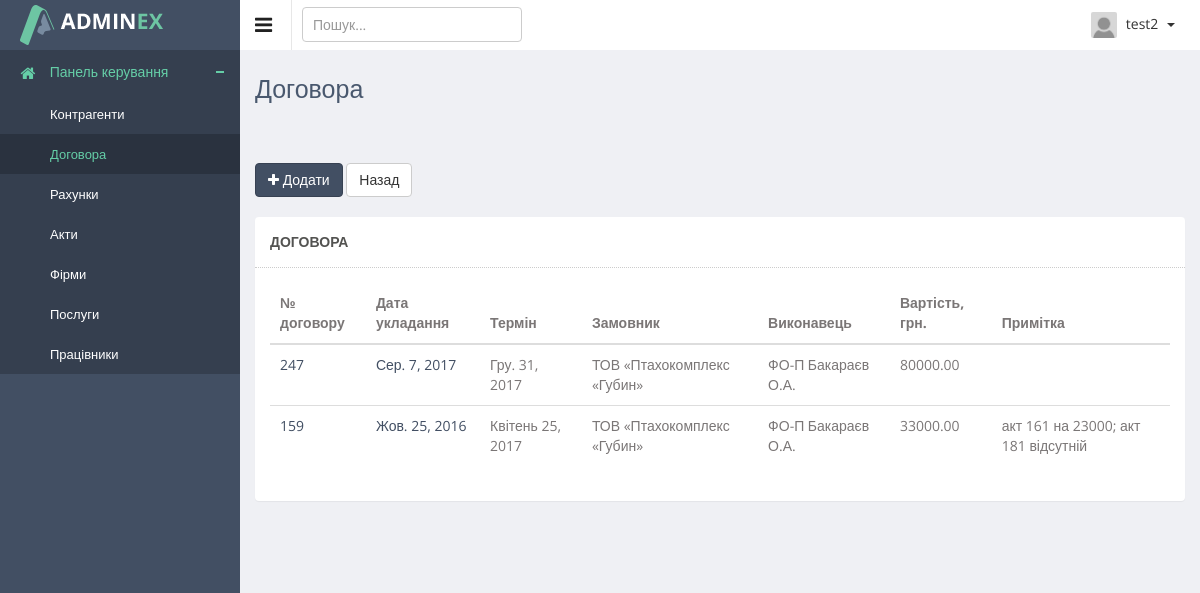
The page /crm/contracts/ (signed in) on the database its author committed.
### authapp/models.py (models this page shows)
class ProjectUser(AbstractUser):
    parent_name = models.CharField(verbose_name='по-батькові', max_length=20, blank=True)
    date_of_birth = models.DateField(verbose_name='дата народження', blank=True, null=True)
    phone1 = models.CharField(verbose_name='номер телефона', max_length=16, blank=True)
    phone2 = models.CharField(verbose_name='номер телефона', max_length=16, blank=True, null=True)
    avatar = models.ImageField(verbose_name='фото', upload_to='users_avatars', blank=True)
    is_dir = models.BooleanField(verbose_name='керівник', default=False)
    is_assistant = models.BooleanField(verbose_name='помічник', default=False)
    is_client = models.BooleanField(verbose_name='клієнт', default=False)
    def __str__(self):
        return self.username

### crmapp/models.py (models this page shows, shortened)
class Contract(models.Model):
    number = models.PositiveIntegerField(verbose_name='№ договору', unique=True)
    date_start = models.DateField(verbose_name='дата укладання')
    date_end = models.DateField(verbose_name='дата закінчення')
    client = models.ForeignKey(Partner, related_name='partner', verbose_name='замовник', on_delete=models.PROTECT)
    performer = models.ForeignKey(Firm, related_name='firm', verbose_name='виконавець', on_delete=models.PROTECT)
    works = models.TextField(verbose_name='предмет договору', help_text='заповніть через ;', blank=True)
    cost = models.DecimalField(verbose_name='вартість робіт', max_digits=10, decimal_places=2, blank=True,
                               default='0.00')
    district = models.CharField(verbose_name='район', max_length=50, blank=True)
    town = models.CharField(verbose_name='населений пункт', max_length=50, blank=True)
    address = models.CharField(verbose_name='адреса', max_length=50, blank=True)
    note = models.TextField(verbose_name='примітка', blank=True)

class Partner(models.Model):
    entity = models.BooleanField(verbose_name='юридична особа', default=False)
    full_name = models.CharField(verbose_name='повна назва підприємства', max_length=150)
    short_name = models.CharField(verbose_name='скорочена назва підприєства', max_length=80)
    inn = models.CharField(verbose_name='ідентификаційний номер', max_length=15, blank=True)
    edrpoy = models.CharField(verbose_name='єдрпоу', max_length=10, blank=True)
    dfro = models.CharField(verbose_name='дфро', max_length=15, blank=True)
    payment_account = models.CharField(verbose_name='розрахунковий рахунок', max_length=20, blank=True)
    bank = models.ForeignKey(Bank, on_delete=models.PROTECT, verbose_name='банк', default='')
    cert_vat = models.CharField(verbose_name='свідоцтво платника пдв', max_length=15, blank=True)
    dir_name = models.CharField(verbose_name='директор', max_length=150, blank=True)
    responsible = models.CharField(verbose_name='відповідальна особа', max_length=150, blank=True)
    phone1 = models.CharField(verbose_name='номер телефона', max_length=16, blank=True)
    phone2 = models.CharField(verbose_name='номер телефона', max_length=16, blank=True)
    phone3 = models.CharField(verbose_name='номер телефона', max_length=16, blank=True)
    email = models.EmailField(verbose_name='email', max_length=100, blank=True)
    zipcode = models.PositiveIntegerField(verbose_name='поштовий індекс', default=0)
    country = models.CharField(verbose_name='країна', max_length=20, default='Україна')
    region = models.CharField(verbose_name='область', max_length=50, default='Волинська обл.')
    district = models.CharField(verbose_name='район', max_length=50, blank=True)
    town = models.CharField(verbose_name='населений пункт', max_length=50, blank=True)
    address = models.CharField(verbose_name='адреса', max_length=50, blank=True)
    def __str__(self):
        return self.short_name

class Firm(models.Model):
    full_name = models.CharField(verbose_name='повна назва підприємства', max_length=150)
    short_name = models.CharField(verbose_name='скорочена назва підприєства', max_length=80)
    inn = models.CharField(verbose_name='ідентификаційний номер', max_length=15, blank=True)
    edrpoy = models.CharField(verbose_name='єдрпоу', max_length=10, blank=True)
    dfro = models.CharField(verbose_name='дфро', max_length=15, blank=True)
    payment_account = models.CharField(verbose_name='розрахунковий рахунок', max_length=20, blank=True)
    bank = models.ForeignKey(Bank, on_delete=models.PROTECT, verbose_name='банк', default='')
    cert_vat = models.CharField(verbose_name='свідоцтво платника пдв', max_length=15, blank=True)
    dir_name = models.CharField(verbose_name='директор', max_length=150, blank=True)
    phone1 = models.CharField(verbose_name='номер телефона', max_length=16, blank=True)
    phone2 = models.CharField(verbose_name='номер телефона', max_length=16, blank=True)
    phone3 = models.CharField(verbose_name='номер телефона', max_length=16, blank=True)
    email = models.EmailField(verbose_name='email', max_length=100, blank=True)
    zipcode = models.PositiveIntegerField(verbose_name='поштовий індекс', default=0)
    country = models.CharField(verbose_name='країна', max_length=20, default='Україна')
    region = models.CharField(verbose_name='область', max_length=50, default='Волинська обл.')
    district = models.CharField(verbose_name='район', max_length=50, blank=True)
    town = models.CharField(verbose_name='населений пункт', max_length=50, blank=True)
    address = models.CharField(verbose_name='адреса', max_length=50, blank=True)
    def __str__(self):
        return self.short_name

### crmapp/views.py (the view)
@login_required
@user_passes_test(lambda user: user.is_assistant or user.is_superuser or user.is_dir)
def contracts_view(request):
    title = 'Договора'
    contracts = Contract.objects.all().order_by('-date_start')
    context = {
        'title': title,
        'object_list': contracts,
    }
    return render(request, 'crmapp/contracts_list.html', context)

### adminapp/templatetags/tags.py (called while the page is built)
@register.filter
def default_avatar(string):
    if not string:
        string = 'users_avatars/gravatar.png'
    new_string = f'{URL_PREFIX}{string}'
    return new_string

### crmapp/templates/crmapp/contracts_list.html (shortened to what this page needs)
{% extends 'mainapp/base.html' %}
{% load staticfiles %}
{% load tags %}
{% block container %}
<div class="directory-info-row">
    <div class="row">
        <div class="col-lg-6">
            <a href="{% url 'crm:contract_create' %}">
                <button class="btn btn-primary" type="button"><i class="fa fa-plus"></i> Додати</button>
            </a>
            <a href="{% url 'crm:main_crm' %}">
                <button class="btn btn-default" type="button">Назад</button>
            </a>
        </div>
    </div>
    <br>
    <div class="row">
        <div class="col-lg-12">
            <section class="panel">
                <header class="panel-heading">
                    {{ title }}
                </header>
                <div class="panel-body" style="display: block;">
                    <table class="table table-hover general-table">
                        <thead>
                        <tr>
                            <th>№ договору</th>
                            <th>Дата укладання</th>
                            <th>Термін</th>
                            <th>Замовник</th>
                            <th>Виконавець</th>
                            <th>Вартість, грн.</th>
                            <th>Примітка</th>
                        </tr>
                        </thead>
                        <tbody>
                        {% for object in object_list %}
                        <tr>
                            <td>
                                <a style="display: block; text-decoration: none;"
                                   href="{% url 'crm:contract_read' object.pk %}">{{ object.number }}</a>
                            </td>
                            <td><a style="display: block; text-decoration: none;"
                                   href="{% url 'crm:contract_read' object.pk %}">{{ object.date_start }}</a>
                            </td>
                            <td>{{ object.date_end }}</td>
                            <td>{{ object.client }}</td>
                            <td>{{ object.performer }}</td>
                            <td>{{ object.cost }}</td>
                            <td>{{ object.note }}</td>
                        </tr>
                        {% endfor %}
                        </tbody>
                    </table>
                </div>
            </section>
        </div>
    </div>
</div>
{% endblock %}

### mainapp/templates/mainapp/includes/inc_right_menu.html (shortened to what this page needs)
{% load staticfiles %}
{% load tags %}
<ul class="notification-menu">
    <li>
        <a href="#" class="btn btn-default dropdown-toggle" data-toggle="dropdown">
            <img src="{{ user.avatar|default_avatar }}" alt=""/>
            {{ user }}
            <span class="caret"></span>
        </a>
    </li>
</ul>

### rows shown on the page
ProjectUser: username "test2"
Contract: number "247", date_start "Сер. 7, 2017", date_end "Гру. 31, 2017", client "ТОВ «Птахокомплекс «Губин»", performer "ФО-П Бакараєв О.А.", cost "80000.00"
Contract: number "159", date_start "Жов. 25, 2016", date_end "Квітень 25, 2017", client "ТОВ «Птахокомплекс «Губин»", performer "ФО-П Бакараєв О.А.", cost "33000.00", note "акт 161 на 23000; акт 181 відсутній"

### other values the page prints
{{ title }} "Договора"
{{ title }} "ДОГОВОРА"
